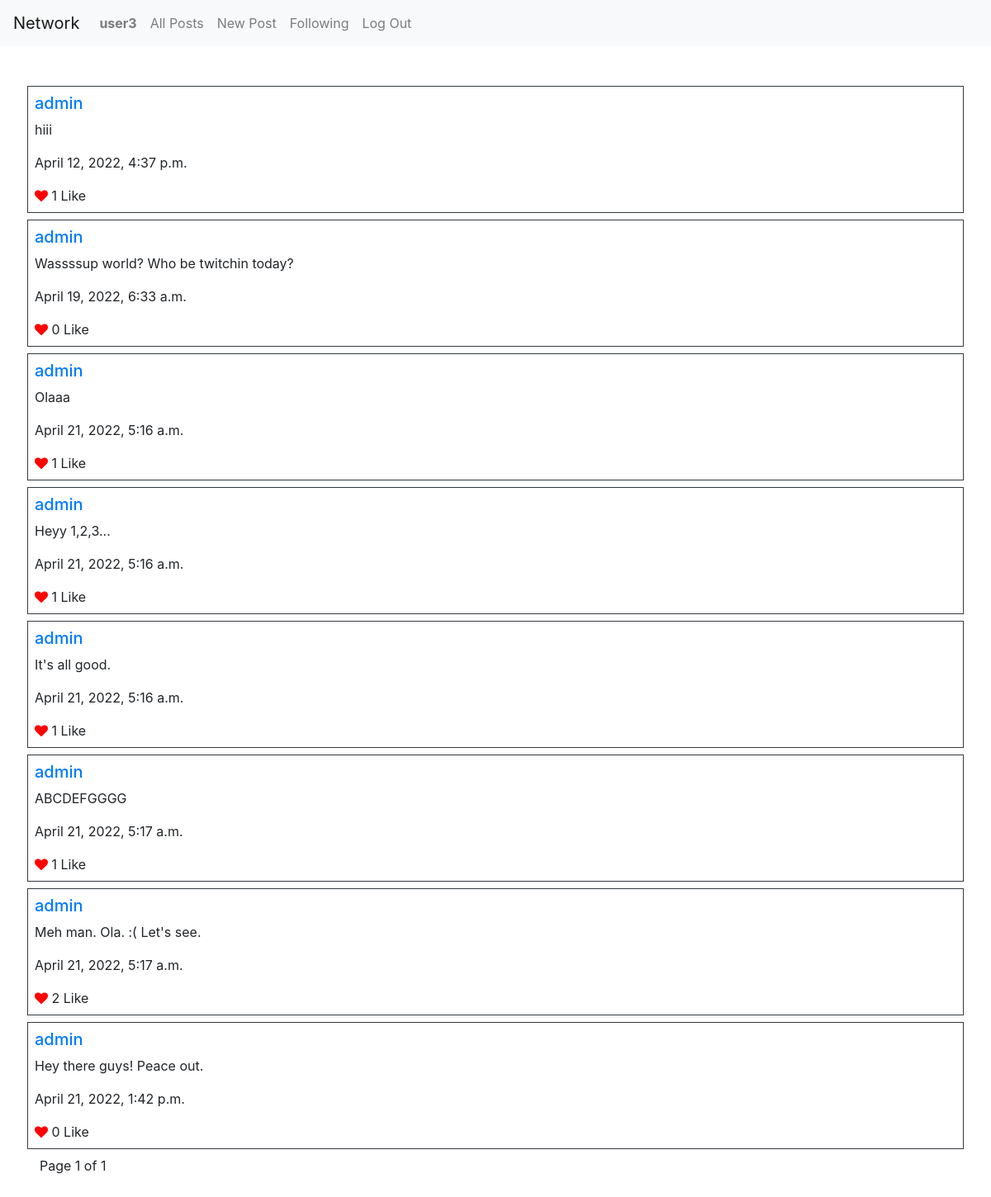
The page /following (signed in) on the database its author committed.
### network/models.py (models this page shows)
class User(AbstractUser):
    pass

class Post(models.Model):
    user = models.ForeignKey(User, on_delete=models.CASCADE)
    content = models.CharField(max_length=300, default=None)
    date = models.DateTimeField(default=datetime.datetime.now)
    liked = models.ManyToManyField(User, blank = True, related_name="postlikes")

### network/views.py (the view)
# urls.py: path("following",views.following,name="following")
def following(request):
    l=[]
    user = User.objects.get(username=request.user.username)
    following = Follower.objects.get(username=user).follower.all()
    all_posts = Post.objects.all()
    for f in following:
        for p in all_posts:
            if f.id==p.user.id:
                l.append(p)
    paginator = Paginator(l,10)
    page_number = request.GET.get('page')
    page_obj = paginator.get_page(page_number)
    return render(request,"network/following.html", {
        "all_posts":page_obj
    })

### network/templates/network/following.html (shortened to what this page needs)
{% extends "network/layout.html" %}
{% block body %}
    {% for p in all_posts %}
        <div class="row">
        <div class="col border border-dark mb-2 p-2">
            <h5><a href="{% url 'profile' p.user.username %}">{{p.user.username}}</a></h5>
            <p>{{p.content}}</p>
            <p>{{p.date}}</p>
            {% if p.id in l %}
                    <i class="fa fa-heart" style="color:red"></i>&nbsp;<span id="count-{{p.id}}">{{p.liked.count}}</span>&nbsp;<a id="change" data-post="{{p.id}}" onclick="change({{p.id}})">Unlike</a>
                {% else %}
                    <i class="fa fa-heart" style="color:red"></i>&nbsp;<span id="count-{{p.id}}">{{p.liked.count}}</span>&nbsp;<a class="change-{{p.id}}" id="change" data-post="{{p.id}}" onclick="change({{p.id}})">Like</a>
                {% endif %}
        </div>
        </div>
    {% endfor %}
    <div class="pagination">
        <span class="step-links">
            <span class="current">
                Page {{ all_posts.number }} of {{ all_posts.paginator.num_pages }}
            </span>
        </span>
    </div>
{% endblock %}

### network/templates/network/layout.html (shortened to what this page needs)
{% load static %}
<!DOCTYPE html>
<html lang="en">
    <head>
        <link rel="stylesheet" href="https://stackpath.bootstrapcdn.com/bootstrap/4.4.1/css/bootstrap.min.css">
        <link rel="stylesheet" href="https://cdnjs.cloudflare.com/ajax/libs/font-awesome/4.7.0/css/font-awesome.min.css">
        <link href="{% static 'network/styles.css' %}" rel="stylesheet">
    </head>
    <body>
        <nav class="navbar navbar-expand-lg navbar-light bg-light">
            <a class="navbar-brand" href="#">Network</a>
            <div>
              <ul class="navbar-nav mr-auto">
                {% if user.is_authenticated %}
                    <li class="nav-item">
                        <a class="nav-link" href="{% url 'profile' user.username %}"><strong>{{ user.username }}</strong></a>
                    </li>
                {% endif %}
                <li class="nav-item">
                  <a class="nav-link" href="{% url 'index' %}">All Posts</a>
                </li>
                {% if user.is_authenticated %}
                    <li class="nav-item">
                        <a class="nav-link" href="{% url 'newpost' %}">New Post</a>
                    </li>
                    <li class="nav-item">
                        <a class="nav-link" href="{% url 'following' %}">Following</a>
                    </li>
                    <li class="nav-item">
                        <a class="nav-link" href="{% url 'logout' %}">Log Out</a>
                    </li>
                {% endif %}
              </ul>
            </div>
          </nav>
        <div class="body p-5">
            {% block body %}
            {% endblock %}
        </div>
    </body>
</html>

### rows shown on the page
User: username "user3"
Post: user.username "admin", content "hiii", date "April 12, 2022, 4:37 p.m.", liked.count "1"
Post: user.username "admin", content "Wassssup world? Who be twitchin today?", date "April 19, 2022, 6:33 a.m.", liked.count "0"
Post: user.username "admin", content "Olaaa", date "April 21, 2022, 5:16 a.m.", liked.count "1"
Post: user.username "admin", content "Heyy 1,2,3...", date "April 21, 2022, 5:16 a.m.", liked.count "1"
Post: user.username "admin", content "It's all good.", date "April 21, 2022, 5:16 a.m.", liked.count "1"
Post: user.username "admin", content "ABCDEFGGGG", date "April 21, 2022, 5:17 a.m.", liked.count "1"
Post: user.username "admin", content "Meh man. Ola. :( Let's see.", date "April 21, 2022, 5:17 a.m.", liked.count "2"
Post: user.username "admin", content "Hey there guys! Peace out.", date "April 21, 2022, 1:42 p.m.", liked.count "0"

### other values the page prints
{{ all_posts.number }} "1"
{{ all_posts.paginator.num_pages }} "1"
